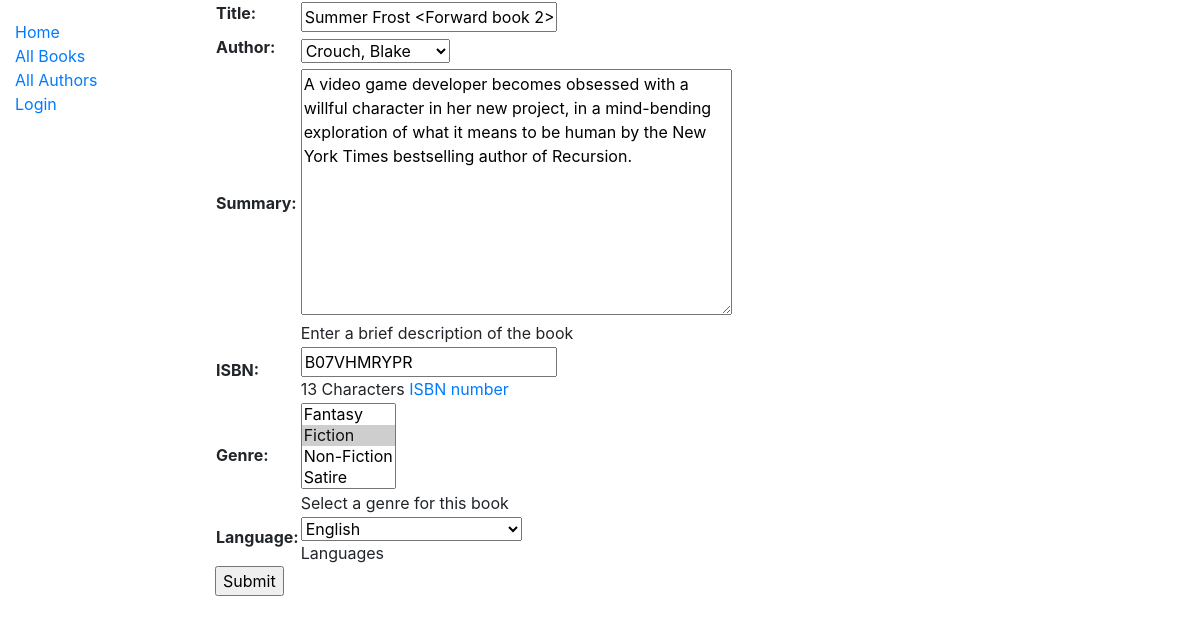
The app's page /catalog/book/7/update/ with its own data.
### catalog/models.py (models this page shows, shortened)
class Book(models.Model):
    title = models.CharField(max_length=200)
    author = models.ForeignKey('Author', on_delete=models.SET_NULL, null=True)
    summary = models.TextField(max_length=1000, help_text='Enter a brief description of the book')
    isbn = models.CharField('ISBN', max_length=13, help_text='13 Characters <a href="https://www.isbn-international'
                                                             '.org/content/what-isbn">ISBN number</a>')
    genre = models.ManyToManyField('Genre', help_text='Select a genre for this book')
    iso_639_1 = (('ab', 'Abkhaz'),
                 ('aa', 'Afar'),
                 ('af', 'Afrikaans'),
                 ('ak', 'Akan'),
                 ('sq', 'Albanian'),
                 ('am', 'Amharic'),
                 ('ar', 'Arabic'),
                 ('an', 'Aragonese'),
                 ('hy', 'Armenian'),
                 ('as', 'Assamese'),
                 ('av', 'Avaric'),
                 ('ae', 'Avestan'),
                 ('ay', 'Aymara'),
                 ('az', 'Azerbaijani'),
                 ('bm', 'Bambara'),
                 ('ba', 'Bashkir'),
                 ('eu', 'Basque'),
                 ('be', 'Belarusian'),
                 ('bn', 'Bengali'),
                 ('bh', 'Bihari'),
                 ('bi', 'Bislama'),
                 ('bs', 'Bosnian'),
                 ('br', 'Breton'),
                 ('bg', 'Bulgarian'),
                 ('my', 'Burmese'),
                 ('ca', 'Catalan; Valencian'),
                 ('ch', 'Chamorro'),
                 ('ce', 'Chechen'),
                 ('ny', 'Chichewa; Chewa; Nyanja'),
                 ('zh', 'Chinese'),
                 ('cv', 'Chuvash'),
                 ('kw', 'Cornish'),
                 ('co', 'Corsican'),
                 ('cr', 'Cree'),
                 ('hr', 'Croatian'),
                 ('cs', 'Czech'),
                 ('da', 'Danish'),
                 ('dv', 'Divehi; Maldivian;'),
                 ('nl', 'Dutch'),
                 ('dz', 'Dzongkha'),
                 ('en', 'English'),
                 ('eo', 'Esperanto'),
                 ('et', 'Estonian'),
                 ('ee', 'Ewe'),
                 ('fo', 'Faroese'),
                 ('fj', 'Fijian'),
                 ('fi', 'Finnish'),
                 ('fr', 'French'),
                 ('ff', 'Fula'),
                 ('gl', 'Galician'),
                 ('ka', 'Georgian'),
                 ('de', 'German'),
                 ('el', 'Greek, Modern'),
                 ('gn', 'Guaraní'),
                 ('gu', 'Gujarati'),
                 ('ht', 'Haitian'),
                 ('ha', 'Hausa'),
                 ('he', 'Hebrew (modern)'),
                 ('hz', 'Herero'),
                 ('hi', 'Hindi'),
                 ('ho', 'Hiri Motu'),
                 ('hu', 'Hungarian'),
                 ('ia', 'Interlingua'),
                 ('id', 'Indonesian'),
                 ('ie', 'Interlingue'),
                 ('ga', 'Irish'),
                 ('ig', 'Igbo'),
                 ('ik', 'Inupiaq'),
                 ('io', 'Ido'),
                 ('is', 'Icelandic'),
                 ('it', 'Italian'),
                 ('iu', 'Inuktitut'),
                 ('ja', 'Japanese'),
                 ('jv', 'Javanese'),
                 ('kl', 'Kalaallisut'),
                 ('kn', 'Kannada'),
                 ('kr', 'Kanuri'),
                 ('ks', 'Kashmiri'),
                 ('kk', 'Kazakh'),
                 ('km', 'Khmer'),
                 ('ki', 'Kikuyu, Gikuyu'),
                 ('rw', 'Kinyarwanda'),
                 ('ky', 'Kirghiz, Kyrgyz'),
                 ('kv', 'Komi'),
                 ('kg', 'Kongo'),
                 ('ko', 'Korean'),
                 ('ku', 'Kurdish'),
                 ('kj', 'Kwanyama, Kuanyama'),
                 ('la', 'Latin'),
                 ('lb', 'Luxembourgish'),
                 ('lg', 'Luganda'),
                 ('li', 'Limburgish'),
                 ('ln', 'Lingala'),
                 ('lo', 'Lao'),
                 ('lt', 'Lithuanian'),
                 ('lu', 'Luba-Katanga'),
                 ('lv', 'Latvian'),
                 ('gv', 'Manx'),
                 ('mk', 'Macedonian'),
                 ('mg', 'Malagasy'),
                 ('ms', 'Malay'),
                 ('ml', 'Malayalam'),
                 ('mt', 'Maltese'),
                 ('mi', 'Māori'),
                 ('mr', 'Marathi (Marāṭhī)'),
                 ('mh', 'Marshallese'),
                 ('mn', 'Mongolian'),
                 ('na', 'Nauru'),
                 ('nv', 'Navajo, Navaho'),
                 ('nb', 'Norwegian Bokmål'),
                 ('nd', 'North Ndebele'),
                 ('ne', 'Nepali'),
                 ('ng', 'Ndonga'),
                 ('nn', 'Norwegian Nynorsk'),
                 ('no', 'Norwegian'),
                 ('ii', 'Nuosu'),
                 ('nr', 'South Ndebele'),
                 ('oc', 'Occitan'),
                 ('oj', 'Ojibwe, Ojibwa'),
                 ('cu', 'Old Church Slavonic'),
                 ('om', 'Oromo'),
                 ('or', 'Oriya'),
                 ('os', 'Ossetian, Ossetic'),
                 ('pa', 'Panjabi, Punjabi'),
                 ('pi', 'Pāli'),
                 ('fa', 'Persian'),
                 ('pl', 'Polish'),
                 ('ps', 'Pashto, Pushto'),
                 ('pt', 'Portuguese'),
                 ('qu', 'Quechua'),
                 ('rm', 'Romansh'),
                 ('rn', 'Kirundi'),
                 ('ro', 'Romanian, Moldavan'),
                 ('ru', 'Russian'),
                 ('sa', 'Sanskrit (Saṁskṛta)'),
                 ('sc', 'Sardinian'),
                 ('sd', 'Sindhi'),
                 ('se', 'Northern Sami'),
                 ('sm', 'Samoan'),
                 ('sg', 'Sango'),
                 ('sr', 'Serbian'),
                 ('gd', 'Scottish Gaelic'),
                 ('sn', 'Shona'),
                 ('si', 'Sinhala, Sinhalese'),
                 ('sk', 'Slovak'),
                 ('sl', 'Slovene'),
                 ('so', 'Somali'),
                 ('st', 'Southern Sotho'),
                 ('es', 'Spanish; Castilian'),
                 ('su', 'Sundanese'),
                 ('sw', 'Swahili'),
                 ('ss', 'Swati'),
                 ('sv', 'Swedish'),
                 ('ta', 'Tamil'),
                 ('te', 'Telugu'),
                 ('tg', 'Tajik'),
                 ('th', 'Thai'),
                 ('ti', 'Tigrinya'),
                 ('bo', 'Tibetan'),
                 ('tk', 'Turkmen'),
                 ('tl', 'Tagalog'),
                 ('tn', 'Tswana'),
                 ('to', 'Tonga'),
                 ('tr', 'Turkish'),
                 ('ts', 'Tsonga'),
                 ('tt', 'Tatar'),
                 ('tw', 'Twi'),
                 ('ty', 'Tahitian'),
                 ('ug', 'Uighur, Uyghur'),
                 ('uk', 'Ukrainian'),
                 ('ur', 'Urdu'),
                 ('uz', 'Uzbek'),
                 ('ve', 'Venda'),
                 ('vi', 'Vietnamese'),
                 ('vo', 'Volapük'),
                 ('wa', 'Walloon'),
                 ('cy', 'Welsh'),
                 ('wo', 'Wolof'),
                 ('fy', 'Western Frisian'),
                 ('xh', 'Xhosa'),
                 ('yi', 'Yiddish'),
                 ('yo', 'Yoruba'),
                 ('za', 'Zhuang, Chuang'),
                 ('zu', 'Zulu'),)
    language = models.CharField(
        max_length=2,
        choices=iso_639_1,
        blank=True,
        default='en',
        help_text='Languages'
    )
    def display_genre(self):
        """Creates a 3 char string for genre"""
        return ', '.join(genre.name for genre in self.genre.all()[:3])
    display_genre.short_description = 'Genre'

### catalog/views.py (the view)
# urls.py: path('book/<int:pk>/update/', views.BookUpdate.as_view(), name='book_update'),
class BookUpdate(UpdateView):
    model = Book
    fields = '__all__'

### catalog/models.py (called while the page is built)
    def __str__(self):
        return self.name

    def __str__(self):
        return f'{self.last_name}, {self.first_name}'

### catalog/templates/catalog/book_form.html (shortened to what this page needs)
{% extends "catalog/base.html" %}
{% block content %}
  <form action="" method="post">
    <table>
    {{ form.as_table }}
    </table>
    <input type="submit" value="Submit">
  </form>
{% endblock %}

### records on screen
Book: title "Summer Frost <Forward book 2>", author "Crouch, Blake", summary "A video game developer becomes obsessed with a willful character in her new project, in a mind-bending exploration of what it means to be human by the New York Times bestselling author of Recursion.", isbn "B07VHMRYPR", language "English"
